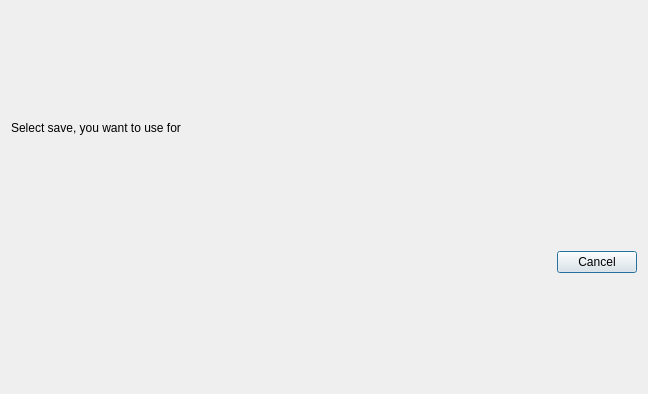
<?xml version="1.0" encoding="UTF-8"?>
<ui version="4.0">
 <class>SyncSaveDialog</class>
 <widget class="QDialog" name="SyncSaveDialog">
  <property name="geometry">
   <rect>
    <x>0</x>
    <y>0</y>
    <width>648</width>
    <height>394</height>
   </rect>
  </property>
  <property name="windowTitle">
   <string>Sync saves with cloud</string>
  </property>
  <layout class="QVBoxLayout" name="verticalLayout">
   <item>
    <widget class="QLabel" name="title_label">
     <property name="sizePolicy">
      <sizepolicy hsizetype="Preferred" vsizetype="Maximum">
       <horstretch>0</horstretch>
       <verstretch>0</verstretch>
      </sizepolicy>
     </property>
     <property name="text">
      <string>Select save, you want to use for </string>
     </property>
    </widget>
   </item>
   <item>
    <layout class="QHBoxLayout" name="sync_widget_layout"/>
   </item>
   <item>
    <layout class="QHBoxLayout" name="horizontalLayout_2">
     <item>
      <spacer name="horizontalSpacer">
       <property name="orientation">
        <enum>Qt::Horizontal</enum>
       </property>
       <property name="sizeHint" stdset="0">
        <size>
         <width>40</width>
         <height>20</height>
        </size>
       </property>
      </spacer>
     </item>
     <item>
      <widget class="QPushButton" name="cancel_button">
       <property name="text">
        <string>Cancel</string>
       </property>
      </widget>
     </item>
    </layout>
   </item>
  </layout>
 </widget>
 <resources/>
 <connections/>
</ui>
